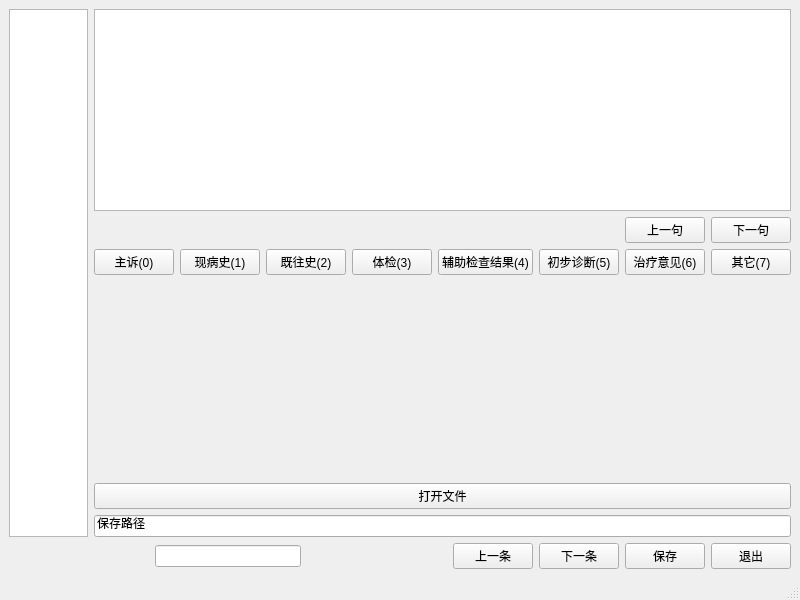
<?xml version="1.0" encoding="UTF-8"?>
<ui version="4.0">
 <class>MedicalRecord</class>
 <widget class="QMainWindow" name="MedicalRecord">
  <property name="geometry">
   <rect>
    <x>0</x>
    <y>0</y>
    <width>800</width>
    <height>600</height>
   </rect>
  </property>
  <property name="windowTitle">
   <string>MainWindow</string>
  </property>
  <widget class="QWidget" name="centralwidget">
   <layout class="QVBoxLayout" name="verticalLayout_2">
    <item>
     <layout class="QHBoxLayout" name="horizontalLayout_2">
      <item>
       <widget class="QTextEdit" name="text_utter"/>
      </item>
      <item>
       <layout class="QVBoxLayout" name="verticalLayout">
        <item>
         <widget class="QTextEdit" name="text_utter_one">
          <property name="enabled">
           <bool>true</bool>
          </property>
         </widget>
        </item>
        <item>
         <layout class="QHBoxLayout" name="horizontalLayout_4">
          <item>
           <spacer name="horizontalSpacer_3">
            <property name="orientation">
             <enum>Qt::Horizontal</enum>
            </property>
            <property name="sizeHint" stdset="0">
             <size>
              <width>40</width>
              <height>20</height>
             </size>
            </property>
           </spacer>
          </item>
          <item>
           <widget class="QPushButton" name="last_utter">
            <property name="text">
             <string>上一句</string>
            </property>
           </widget>
          </item>
          <item>
           <widget class="QPushButton" name="next_utter">
            <property name="text">
             <string>下一句</string>
            </property>
           </widget>
          </item>
         </layout>
        </item>
        <item>
         <layout class="QHBoxLayout" name="tagger_board">
          <item>
           <widget class="QPushButton" name="chief_complain">
            <property name="text">
             <string>主诉(0)</string>
            </property>
           </widget>
          </item>
          <item>
           <widget class="QPushButton" name="now_history">
            <property name="text">
             <string>现病史(1)</string>
            </property>
           </widget>
          </item>
          <item>
           <widget class="QPushButton" name="past_history">
            <property name="text">
             <string>既往史(2)</string>
            </property>
           </widget>
          </item>
          <item>
           <widget class="QPushButton" name="physical_exam">
            <property name="text">
             <string>体检(3)</string>
            </property>
           </widget>
          </item>
          <item>
           <widget class="QPushButton" name="aux_inspect_rst">
            <property name="text">
             <string>辅助检查结果(4)</string>
            </property>
           </widget>
          </item>
          <item>
           <widget class="QPushButton" name="preli_diag">
            <property name="text">
             <string>初步诊断(5)</string>
            </property>
           </widget>
          </item>
          <item>
           <widget class="QPushButton" name="treat_opinion">
            <property name="text">
             <string>治疗意见(6)</string>
            </property>
           </widget>
          </item>
          <item>
           <widget class="QPushButton" name="other">
            <property name="text">
             <string>其它(7)</string>
            </property>
           </widget>
          </item>
         </layout>
        </item>
        <item>
         <spacer name="verticalSpacer">
          <property name="orientation">
           <enum>Qt::Vertical</enum>
          </property>
          <property name="sizeHint" stdset="0">
           <size>
            <width>20</width>
            <height>40</height>
           </size>
          </property>
         </spacer>
        </item>
        <item>
         <widget class="QPushButton" name="button_openFile">
          <property name="text">
           <string>打开文件</string>
          </property>
         </widget>
        </item>
        <item>
         <widget class="QLineEdit" name="lineEdit">
          <property name="text">
           <string>保存路径</string>
          </property>
         </widget>
        </item>
       </layout>
      </item>
     </layout>
    </item>
    <item>
     <layout class="QHBoxLayout" name="horizontalLayout">
      <item>
       <spacer name="horizontalSpacer_2">
        <property name="orientation">
         <enum>Qt::Horizontal</enum>
        </property>
        <property name="sizeHint" stdset="0">
         <size>
          <width>20</width>
          <height>20</height>
         </size>
        </property>
       </spacer>
      </item>
      <item>
       <widget class="QLineEdit" name="text_numOfAll"/>
      </item>
      <item>
       <spacer name="horizontalSpacer">
        <property name="orientation">
         <enum>Qt::Horizontal</enum>
        </property>
        <property name="sizeHint" stdset="0">
         <size>
          <width>60</width>
          <height>20</height>
         </size>
        </property>
       </spacer>
      </item>
      <item>
       <widget class="QPushButton" name="button_lastLine">
        <property name="text">
         <string>上一条</string>
        </property>
       </widget>
      </item>
      <item>
       <widget class="QPushButton" name="button_nextLine">
        <property name="text">
         <string>下一条</string>
        </property>
       </widget>
      </item>
      <item>
       <widget class="QPushButton" name="button_save">
        <property name="text">
         <string>保存</string>
        </property>
       </widget>
      </item>
      <item>
       <widget class="QPushButton" name="button_exit">
        <property name="text">
         <string>退出</string>
        </property>
       </widget>
      </item>
     </layout>
    </item>
   </layout>
  </widget>
  <widget class="QMenuBar" name="menubar">
   <property name="geometry">
    <rect>
     <x>0</x>
     <y>0</y>
     <width>800</width>
     <height>22</height>
    </rect>
   </property>
  </widget>
  <widget class="QStatusBar" name="statusbar"/>
 </widget>
 <resources/>
 <connections/>
</ui>
